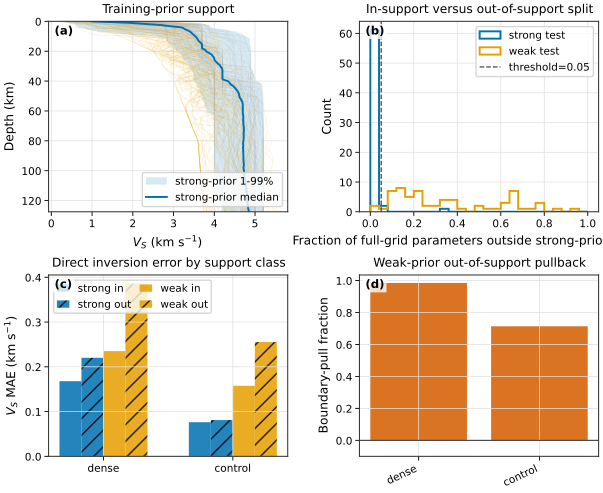

Python code for this plot:
#!/usr/bin/env python3
# -*- coding: utf-8 -*-
"""
Prior-support diagnostic for the surface-wave posterior sampler.

The diagnostic separates three questions that are easy to conflate in the
manuscript:

1. What model-space envelope is implied by the strong tectonic training prior?
2. How do direct amortized inversion models behave on samples inside and outside
   that envelope?
3. Which additional checkpoints are required before claiming a strong-prior
   versus weak-prior or forward-control inversion comparison?

Run on this workstation, for example:

OMP_NUM_THREADS=1 MKL_NUM_THREADS=1 KMP_DUPLICATE_LIB_OK=TRUE \
  /Users/anaconda3/bin/python overleaf_inversion_paper/disp_inv_scripts/prior_boundary_diagnostic.py --quick
"""

from __future__ import annotations

import argparse
import importlib.util
import inspect
import json
import os
import sys
from datetime import datetime, timezone
from pathlib import Path
from typing import Any, Dict, Iterable, List, Optional, Tuple

os.environ.setdefault("OMP_NUM_THREADS", "1")
os.environ.setdefault("MKL_NUM_THREADS", "1")
os.environ.setdefault("KMP_DUPLICATE_LIB_OK", "TRUE")

import matplotlib.pyplot as plt
import numpy as np
import torch


SCRIPTS = Path(__file__).resolve().parent
OVERLEAF = SCRIPTS.parent
ROOT = OVERLEAF.parent
FIG_DIR = OVERLEAF / "figures"
FIG_DIR.mkdir(parents=True, exist_ok=True)
DIAG_DIR = SCRIPTS / "prior_boundary_diagnostic_outputs"

if str(ROOT) not in sys.path:
    sys.path.insert(0, str(ROOT))


PDF_METADATA = {
    "Creator": "prior_boundary_diagnostic.py",
    "CreationDate": datetime(2026, 6, 4, tzinfo=timezone.utc),
    "ModDate": datetime(2026, 6, 4, tzinfo=timezone.utc),
}

COLORS = {
    "blue": "#0072B2",
    "orange": "#E69F00",
    "green": "#009E73",
    "vermillion": "#D55E00",
    "purple": "#CC79A7",
    "gray": "#6E6E6E",
    "black": "#111111",
}

plt.rcParams.update(
    {
        "font.family": "DejaVu Sans",
        "font.size": 8.5,
        "axes.labelsize": 8.8,
        "axes.titlesize": 8.8,
        "xtick.labelsize": 7.6,
        "ytick.labelsize": 7.6,
        "legend.fontsize": 7.5,
        "axes.linewidth": 0.75,
        "lines.linewidth": 1.25,
        "xtick.major.width": 0.65,
        "ytick.major.width": 0.65,
        "pdf.fonttype": 42,
        "ps.fonttype": 42,
    }
)


def style_axis(ax, grid: bool = True) -> None:
    ax.tick_params(direction="out", length=3.0, width=0.65, pad=2)
    for spine in ax.spines.values():
        spine.set_linewidth(0.75)
        spine.set_color("0.2")
    if grid:
        ax.grid(color="0.88", lw=0.55, alpha=1.0)


def panel_label(ax, label: str, text: Optional[str] = None) -> None:
    body = f"({label})" if text is None else f"({label}) {text}"
    ax.text(
        0.025,
        0.975,
        body,
        transform=ax.transAxes,
        ha="left",
        va="top",
        fontsize=8.4,
        fontweight="bold",
        bbox=dict(facecolor="white", edgecolor="none", alpha=0.78, pad=1.5),
        zorder=10,
    )


def load_module(name: str, path: Path):
    spec = importlib.util.spec_from_file_location(name, path)
    if spec is None or spec.loader is None:
        raise ImportError(f"Cannot import {name} from {path}")
    module = importlib.util.module_from_spec(spec)
    sys.modules[name] = module
    spec.loader.exec_module(module)
    return module


def select_device(requested: str) -> torch.device:
    if requested != "auto":
        return torch.device(requested)
    if torch.backends.mps.is_available():
        return torch.device("mps")
    if torch.cuda.is_available():
        return torch.device("cuda")
    return torch.device("cpu")


def collect_dataset(
    dataset_module,
    n: int,
    seed: int,
    z_max_km: float = 150.0,
    z_max_num: int = 256,
    dz_km: float = 0.5,
    max_scan_factor: int = 20,
) -> Tuple[torch.Tensor, torch.Tensor, torch.Tensor]:
    ds = dataset_module.SurfaceWaveDataset(
        n_samples=max(n * max_scan_factor, n),
        z_max_km=z_max_km,
        z_max_num=z_max_num,
        dz_km=dz_km,
        seed=seed,
    )
    models, disps, masks = [], [], []
    idx = 0
    while len(models) < n and idx < len(ds):
        try:
            model, disp, mask = ds[idx]
        except Exception:
            idx += 1
            continue
        models.append(model)
        disps.append(disp)
        masks.append(mask)
        idx += 1
    if len(models) < n:
        raise RuntimeError(f"Only collected {len(models)} valid samples out of requested n={n}.")
    return torch.stack(models), torch.stack(disps), torch.stack(masks)


def restore_direct_model(module, ckpt_path: Path, device: torch.device):
    ckpt = torch.load(ckpt_path, map_location="cpu")
    cfg = ckpt.get("config", {})
    init_sig = inspect.signature(module.Disp2StructCRF.__init__)
    kwargs: Dict[str, Any] = {
        "H": int(len(ckpt["depth_grid"])),
        "T": 59,
        "profile_channels": 3,
        "cond_base_channels": int(cfg.get("cond_base_channels", 64)),
        "cond_dim": int(cfg.get("cond_dim", 256)),
        "flow_hidden": int(cfg.get("flow_hidden", 1024)),
        "time_dim": int(cfg.get("time_dim", 64)),
        "dropout": 0.0,
        "reference_profile": ckpt["reference_profile"],
        "profile_scale": ckpt["profile_scale"],
        "depth_grid": ckpt["depth_grid"],
        "period_minmax": tuple(float(x) for x in ckpt["period_minmax"].tolist()),
        "disp_mean": ckpt["disp_mean"],
        "disp_scale": ckpt["disp_scale"],
    }
    if "control_indices" in init_sig.parameters and "control_indices" in ckpt:
        kwargs["control_indices"] = ckpt["control_indices"]
    model = module.Disp2StructCRF(**kwargs)
    model.load_state_dict(ckpt["model"])
    model.to(device)
    model.eval()
    return model, ckpt


def roughness(profile: torch.Tensor) -> torch.Tensor:
    if profile.size(-1) < 3:
        return torch.zeros(profile.shape[:-1], dtype=profile.dtype, device=profile.device)
    d2 = profile[..., 2:] - 2.0 * profile[..., 1:-1] + profile[..., :-2]
    return d2.abs().mean(dim=-1)


def make_envelope(prior_profiles: torch.Tensor, lo_q: float, hi_q: float) -> Dict[str, torch.Tensor]:
    return {
        "lo": torch.quantile(prior_profiles, lo_q, dim=0),
        "hi": torch.quantile(prior_profiles, hi_q, dim=0),
        "median": torch.quantile(prior_profiles, 0.50, dim=0),
        "mean": prior_profiles.mean(dim=0),
        "std": prior_profiles.std(dim=0, unbiased=False),
    }


def support_scores(profiles: torch.Tensor, envelope: Dict[str, torch.Tensor]) -> Dict[str, torch.Tensor]:
    lo = envelope["lo"].to(profiles.device)
    hi = envelope["hi"].to(profiles.device)
    span = (hi - lo).clamp_min(1.0e-6)
    below = (lo.unsqueeze(0) - profiles).clamp_min(0.0) / span.unsqueeze(0)
    above = (profiles - hi.unsqueeze(0)).clamp_min(0.0) / span.unsqueeze(0)
    violation = below + above
    outside = violation > 0.0
    return {
        "outside_fraction": outside.float().mean(dim=(1, 2)),
        "outside_fraction_vs": outside[:, 1, :].float().mean(dim=1),
        "mean_violation": violation.mean(dim=(1, 2)),
        "mean_violation_vs": violation[:, 1, :].mean(dim=1),
    }


def prior_pull_metrics(
    pred: torch.Tensor,
    target: torch.Tensor,
    envelope: Dict[str, torch.Tensor],
) -> Dict[str, float]:
    lo = envelope["lo"].to(target.device).unsqueeze(0)
    hi = envelope["hi"].to(target.device).unsqueeze(0)
    target_outside = (target < lo) | (target > hi)
    if int(target_outside.sum().item()) == 0:
        return {
            "target_outside_count": 0.0,
            "pred_inside_given_target_outside": float("nan"),
            "mean_abs_target_violation": float("nan"),
            "mean_abs_pred_violation": float("nan"),
            "boundary_pull_fraction": float("nan"),
        }

    target_violation = torch.where(target < lo, lo - target, torch.where(target > hi, target - hi, torch.zeros_like(target)))
    pred_violation = torch.where(pred < lo, lo - pred, torch.where(pred > hi, pred - hi, torch.zeros_like(pred)))
    target_abs = target_violation[target_outside].abs()
    pred_abs = pred_violation[target_outside].abs()
    pred_inside = ((pred >= lo) & (pred <= hi) & target_outside).float().sum() / target_outside.float().sum()
    ratio = pred_abs.mean() / target_abs.mean().clamp_min(1.0e-8)
    return {
        "target_outside_count": float(target_outside.float().sum().item()),
        "pred_inside_given_target_outside": float(pred_inside.item()),
        "mean_abs_target_violation": float(target_abs.mean().item()),
        "mean_abs_pred_violation": float(pred_abs.mean().item()),
        "boundary_pull_fraction": float((1.0 - ratio).clamp(min=-10.0, max=10.0).item()),
    }


def summarize_prediction(
    pred: torch.Tensor,
    samples: torch.Tensor,
    target: torch.Tensor,
    support: Dict[str, torch.Tensor],
    envelope: Dict[str, torch.Tensor],
    in_support_threshold: float,
) -> Dict[str, Any]:
    groups = {
        "all": torch.ones(target.size(0), dtype=torch.bool),
        "inside_strong_prior_envelope": support["outside_fraction"] <= in_support_threshold,
        "outside_strong_prior_envelope": support["outside_fraction"] > in_support_threshold,
    }
    out: Dict[str, Any] = {}
    abs_err = (pred - target).abs()
    sq_err = (pred - target).pow(2)
    coverage = {}
    if samples.numel() > 0 and samples.size(1) >= 2:
        qlo = torch.quantile(samples, 0.16, dim=1)
        qhi = torch.quantile(samples, 0.84, dim=1)
        coverage_tensor = ((target >= qlo) & (target <= qhi)).float()
    else:
        coverage_tensor = torch.full_like(target, float("nan"))

    for name, mask in groups.items():
        n = int(mask.sum().item())
        if n == 0:
            out[name] = {"n": 0}
            coverage[name] = {"n": 0}
            continue
        mae = abs_err[mask].mean(dim=(0, 2))
        rmse = sq_err[mask].mean(dim=(0, 2)).sqrt()
        rough = roughness(pred[mask]).mean(dim=0)
        cov = coverage_tensor[mask].mean(dim=(0, 2))
        pull = prior_pull_metrics(pred[mask], target[mask], envelope)
        out[name] = {
            "n": n,
            "mae": {
                "Vp": float(mae[0].item()),
                "Vs": float(mae[1].item()),
                "rho": float(mae[2].item()),
                "mean": float(mae.mean().item()),
            },
            "rmse": {
                "Vp": float(rmse[0].item()),
                "Vs": float(rmse[1].item()),
                "rho": float(rmse[2].item()),
                "mean": float(rmse.mean().item()),
            },
            "roughness": {
                "Vp": float(rough[0].item()),
                "Vs": float(rough[1].item()),
                "rho": float(rough[2].item()),
                "mean": float(rough.mean().item()),
            },
            "coverage_16_84": {
                "Vp": float(cov[0].item()),
                "Vs": float(cov[1].item()),
                "rho": float(cov[2].item()),
                "mean": float(cov.mean().item()),
            },
            "prior_pull": pull,
        }
    return out


@torch.no_grad()
def sample_model(
    model,
    disp: torch.Tensor,
    mask: torch.Tensor,
    device: torch.device,
    batch_size: int,
    num_samples: int,
    num_steps: int,
    temperature: float,
) -> Tuple[torch.Tensor, torch.Tensor]:
    medians: List[torch.Tensor] = []
    samples: List[torch.Tensor] = []
    for start in range(0, disp.size(0), batch_size):
        stop = min(start + batch_size, disp.size(0))
        disp_b = disp[start:stop].to(device)
        mask_b = mask[start:stop].to(device)
        out = model.predict(
            disp_b,
            mask_b,
            num_samples=num_samples,
            num_steps=num_steps,
            temperature=temperature,
            reduce="median",
        )
        medians.append(out["profile_mu"].detach().cpu())
        samples.append(out["profile_samples"].detach().cpu())
    return torch.cat(medians, dim=0), torch.cat(samples, dim=0)


def serializable_support_summary(support: Dict[str, torch.Tensor]) -> Dict[str, float]:
    return {
        "outside_fraction_mean": float(support["outside_fraction"].mean().item()),
        "outside_fraction_median": float(support["outside_fraction"].median().item()),
        "outside_fraction_vs_mean": float(support["outside_fraction_vs"].mean().item()),
        "outside_fraction_vs_median": float(support["outside_fraction_vs"].median().item()),
        "mean_violation_mean": float(support["mean_violation"].mean().item()),
        "mean_violation_vs_mean": float(support["mean_violation_vs"].mean().item()),
    }


def plot_diagnostic(
    result: Dict[str, Any],
    envelope: Dict[str, torch.Tensor],
    prior_profiles: Dict[str, torch.Tensor],
    out_path: Path,
) -> None:
    depth = result["depth_grid_km"]
    depth_arr = np.asarray(depth, dtype=float)
    lo_vs = envelope["lo"][1].numpy()
    hi_vs = envelope["hi"][1].numpy()
    med_vs = envelope["median"][1].numpy()

    fig = plt.figure(figsize=(7.1, 5.65))
    gs = fig.add_gridspec(2, 2, height_ratios=[1.05, 1.0], wspace=0.30, hspace=0.34)
    ax0 = fig.add_subplot(gs[0, 0])
    ax1 = fig.add_subplot(gs[0, 1])
    ax2 = fig.add_subplot(gs[1, 0])
    ax3 = fig.add_subplot(gs[1, 1])

    strong = prior_profiles["strong"][:, 1, :].numpy()
    weak = prior_profiles["weak"][:, 1, :].numpy()
    for row in strong[: min(80, strong.shape[0])]:
        ax0.plot(row, depth_arr, color="0.72", lw=0.45, alpha=0.20)
    for row in weak[: min(80, weak.shape[0])]:
        ax0.plot(row, depth_arr, color=COLORS["orange"], lw=0.45, alpha=0.12)
    ax0.fill_betweenx(depth_arr, lo_vs, hi_vs, color=COLORS["blue"], alpha=0.16, lw=0, label="strong-prior 1-99%")
    ax0.plot(med_vs, depth_arr, color=COLORS["blue"], lw=1.4, label="strong-prior median")
    ax0.set_xlabel(r"$V_S$ (km s$^{-1}$)")
    ax0.set_ylabel("Depth (km)")
    ax0.set_ylim(depth_arr[-1], depth_arr[0])
    ax0.set_title("Training-prior support")
    style_axis(ax0)
    ax0.legend(loc="lower right", frameon=True, borderpad=0.35)
    panel_label(ax0, "a")

    bins = np.linspace(0, 1.0, 26)
    for family, color, label in [
        ("strong", COLORS["blue"], "strong test"),
        ("weak", COLORS["orange"], "weak test"),
    ]:
        values = np.asarray(result["test_sets"][family]["support"]["outside_fraction"], dtype=float)
        ax1.hist(values, bins=bins, histtype="step", lw=1.4, color=color, density=False, label=label)
    thr = float(result["settings"]["in_support_threshold"])
    ax1.axvline(thr, color="0.25", lw=0.9, ls="--", label=f"threshold={thr:g}")
    ax1.set_xlabel("Fraction of full-grid parameters outside strong-prior envelope")
    ax1.set_ylabel("Count")
    ax1.set_title("In-support versus out-of-support split")
    style_axis(ax1)
    ax1.legend(loc="upper right", frameon=True, borderpad=0.35)
    panel_label(ax1, "b")

    direct = result.get("direct_models", {})
    rows = []
    for model_name, model_result in direct.items():
        if model_result.get("status") != "ok":
            continue
        for family in ["strong", "weak"]:
            fam_result = model_result["test_sets"].get(family)
            if not fam_result:
                continue
            summary = fam_result["summary"]
            for group, group_label in [
                ("inside_strong_prior_envelope", "inside"),
                ("outside_strong_prior_envelope", "outside"),
            ]:
                if summary.get(group, {}).get("n", 0) == 0:
                    continue
                rows.append(
                    {
                        "model": model_result["short_label"],
                        "family": family,
                        "group": group_label,
                        "vs_mae": summary[group]["mae"]["Vs"],
                        "pull": summary[group]["prior_pull"]["boundary_pull_fraction"],
                    }
                )

    if rows:
        models = list(dict.fromkeys(r["model"] for r in rows))
        conditions = [
            ("strong", "inside", "strong in", COLORS["blue"], ""),
            ("strong", "outside", "strong out", COLORS["blue"], "//"),
            ("weak", "inside", "weak in", COLORS["orange"], ""),
            ("weak", "outside", "weak out", COLORS["orange"], "//"),
        ]
        lookup = {(r["model"], r["family"], r["group"]): r for r in rows}
        x = np.arange(len(models), dtype=float)
        width = 0.17
        offsets = (np.arange(len(conditions)) - (len(conditions) - 1) / 2.0) * width
        for offset, (family, group, label, color, hatch) in zip(offsets, conditions):
            heights = [
                lookup.get((model, family, group), {}).get("vs_mae", np.nan)
                for model in models
            ]
            ax2.bar(x + offset, heights, width=width, color=color, alpha=0.86, hatch=hatch, label=label)
        ax2.set_xticks(x)
        ax2.set_xticklabels(models)
        ax2.set_ylabel(r"$V_S$ MAE (km s$^{-1}$)")
        ax2.set_title("Direct inversion error by support class")
        ax2.legend(loc="upper left", frameon=True, borderpad=0.30, ncol=2, columnspacing=0.8, handlelength=1.2)
    else:
        ax2.text(0.5, 0.5, "No direct-model results", ha="center", va="center", transform=ax2.transAxes)
        ax2.set_xticks([])
        ax2.set_yticks([])
    style_axis(ax2)
    panel_label(ax2, "c")

    pull_rows = [r for r in rows if r["family"] == "weak" and r["group"] == "outside" and np.isfinite(r["pull"])]
    if pull_rows:
        x = np.arange(len(pull_rows))
        ax3.bar(x, [r["pull"] for r in pull_rows], color=COLORS["vermillion"], alpha=0.86)
        ax3.axhline(0.0, color="0.25", lw=0.8)
        ax3.set_xticks(x)
        ax3.set_xticklabels([r["model"] for r in pull_rows], rotation=25, ha="right")
        ax3.set_ylabel("Boundary-pull fraction")
        ax3.set_ylim(min(-0.1, min(r["pull"] for r in pull_rows) - 0.05), max(1.0, max(r["pull"] for r in pull_rows) + 0.05))
        ax3.set_title("Weak-prior out-of-support pullback")
    else:
        ax3.text(0.5, 0.5, "No weak out-of-support pull metric", ha="center", va="center", transform=ax3.transAxes)
        ax3.set_xticks([])
        ax3.set_yticks([])
    style_axis(ax3)
    panel_label(ax3, "d")

    fig.savefig(out_path, dpi=300, bbox_inches="tight", pad_inches=0.035, metadata=PDF_METADATA)
    plt.close(fig)


def tensor_list(values: torch.Tensor) -> List[float]:
    return [float(x) for x in values.detach().cpu().reshape(-1).tolist()]


def parse_args() -> argparse.Namespace:
    parser = argparse.ArgumentParser(description="Evaluate prior-boundary behavior of direct inversion samplers.")
    parser.add_argument("--n-prior", type=int, default=512, help="Samples used to estimate the strong-prior envelope.")
    parser.add_argument("--n-eval", type=int, default=64, help="Strong and weak test samples used for inversion diagnostics.")
    parser.add_argument("--num-samples", type=int, default=8, help="Posterior samples per example.")
    parser.add_argument("--num-steps", type=int, default=16, help="Euler steps for rectified-flow sampling.")
    parser.add_argument("--batch-size", type=int, default=4, help="Batch size for direct-model sampling.")
    parser.add_argument("--seed", type=int, default=2026)
    parser.add_argument("--device", default="auto")
    parser.add_argument("--temperature", type=float, default=1.0)
    parser.add_argument("--lo-q", type=float, default=0.01)
    parser.add_argument("--hi-q", type=float, default=0.99)
    parser.add_argument("--in-support-threshold", type=float, default=0.05)
    parser.add_argument("--quick", action="store_true", help="Small smoke-test run.")
    parser.add_argument("--out-json", default=str(DIAG_DIR / "prior_boundary_diagnostic.json"))
    parser.add_argument("--out-figure", default=str(DIAG_DIR / "prior_boundary_diagnostic.pdf"))
    parser.add_argument("--dense-strong-ckpt", default=str(ROOT / "ckpt/disp2struct_crf.v1.1/best.pt"))
    parser.add_argument("--control-strong-ckpt", default=str(ROOT / "ckpt/disp2struct_crf.v1.2_cp/best.pt"))
    parser.add_argument("--dense-weak-ckpt", default=str(ROOT / "ckpt/disp2struct_crf.v1.1_weak/best.pt"))
    parser.add_argument("--control-weak-ckpt", default=str(ROOT / "ckpt/disp2struct_crf.v1.2_cp_weak/best.pt"))
    parser.add_argument("--forward-ckpt", default=str(ROOT / "ckpt/struct2disp_transformer.v1.1.pt"))
    return parser.parse_args()


def main() -> None:
    args = parse_args()
    if args.quick:
        args.n_prior = min(args.n_prior, 128)
        args.n_eval = min(args.n_eval, 12)
        args.num_samples = min(args.num_samples, 4)
        args.num_steps = min(args.num_steps, 8)
        args.batch_size = min(args.batch_size, 2)

    device = select_device(args.device)
    print(f"[device] {device}")

    strong_data_mod = load_module("strong_prior_data", ROOT / "utils/generate_data.py")
    weak_data_mod = load_module("weak_prior_data", ROOT / "utils/generate_data_weak_prior.py")

    dense_mod = load_module("disp_inv_v11", ROOT / "disp_inv_train.v1.1.py")
    control_mod = load_module("disp_inv_v12", ROOT / "disp_inv_train.v1.2.py")

    print(f"[collect] strong prior envelope n={args.n_prior}")
    strong_prior_models, _, _ = collect_dataset(strong_data_mod, args.n_prior, seed=args.seed + 10_000)
    strong_prior_profiles = strong_prior_models[:, 1:4, :]
    envelope = make_envelope(strong_prior_profiles, args.lo_q, args.hi_q)

    print(f"[collect] strong/weak evaluation sets n={args.n_eval}")
    strong_models, strong_disp, strong_mask = collect_dataset(strong_data_mod, args.n_eval, seed=args.seed + 20_000)
    weak_models, weak_disp, weak_mask = collect_dataset(weak_data_mod, args.n_eval, seed=args.seed + 30_000)

    test_data = {
        "strong": {
            "models": strong_models,
            "disp": strong_disp,
            "mask": strong_mask,
            "target": strong_models[:, 1:4, :],
        },
        "weak": {
            "models": weak_models,
            "disp": weak_disp,
            "mask": weak_mask,
            "target": weak_models[:, 1:4, :],
        },
    }

    support_by_family = {
        family: support_scores(data["target"], envelope)
        for family, data in test_data.items()
    }

    direct_specs = [
        {
            "name": "dense_strong_checkpoint",
            "short_label": "dense",
            "module": dense_mod,
            "ckpt": Path(args.dense_strong_ckpt),
            "training_prior": "strong",
        },
        {
            "name": "control_strong_checkpoint",
            "short_label": "control",
            "module": control_mod,
            "ckpt": Path(args.control_strong_ckpt),
            "training_prior": "strong",
        },
        {
            "name": "dense_weak_checkpoint",
            "short_label": "dense-weak",
            "module": dense_mod,
            "ckpt": Path(args.dense_weak_ckpt),
            "training_prior": "weak",
        },
        {
            "name": "control_weak_checkpoint",
            "short_label": "control-weak",
            "module": control_mod,
            "ckpt": Path(args.control_weak_ckpt),
            "training_prior": "weak",
        },
    ]

    direct_results: Dict[str, Any] = {}
    for spec in direct_specs:
        if not spec["ckpt"].exists():
            direct_results[spec["name"]] = {
                "status": "skipped",
                "reason": f"checkpoint not found: {spec['ckpt']}",
                "short_label": spec["short_label"],
                "training_prior": spec["training_prior"],
            }
            print(f"[skip] {spec['name']} missing checkpoint")
            continue

        print(f"[eval] {spec['name']} -> {spec['ckpt']}")
        model, ckpt = restore_direct_model(spec["module"], spec["ckpt"], device=device)
        family_results = {}
        for family, data in test_data.items():
            pred, samples = sample_model(
                model,
                data["disp"],
                data["mask"],
                device=device,
                batch_size=args.batch_size,
                num_samples=args.num_samples,
                num_steps=args.num_steps,
                temperature=args.temperature,
            )
            summary = summarize_prediction(
                pred=pred,
                samples=samples,
                target=data["target"],
                support=support_by_family[family],
                envelope=envelope,
                in_support_threshold=args.in_support_threshold,
            )
            family_results[family] = {"summary": summary}
        direct_results[spec["name"]] = {
            "status": "ok",
            "short_label": spec["short_label"],
            "training_prior": spec["training_prior"],
            "checkpoint": str(spec["ckpt"]),
            "checkpoint_config": ckpt.get("config", {}),
            "test_sets": family_results,
        }
        del model
        if device.type == "mps":
            torch.mps.empty_cache()
        elif device.type == "cuda":
            torch.cuda.empty_cache()

    result: Dict[str, Any] = {
        "created_utc": datetime.now(timezone.utc).isoformat(),
        "settings": {
            "n_prior": args.n_prior,
            "n_eval": args.n_eval,
            "num_samples": args.num_samples,
            "num_steps": args.num_steps,
            "batch_size": args.batch_size,
            "device": str(device),
            "temperature": args.temperature,
            "strong_prior_envelope_quantiles": [args.lo_q, args.hi_q],
            "in_support_threshold": args.in_support_threshold,
        },
        "interpretation": {
            "learned_quantity": (
                "The evaluated direct models are posterior surrogates under their training prior-predictive "
                "distribution. Existing local checkpoints are strong-prior checkpoints unless a weak-prior "
                "checkpoint path is supplied."
            ),
            "boundary_pull_fraction": (
                "Computed on target nodes outside the strong-prior envelope. Values near 1 indicate that "
                "predictions are pulled back inside the strong-prior envelope; values near 0 indicate that "
                "predicted out-of-envelope magnitude matches the target out-of-envelope magnitude."
            ),
        },
        "depth_grid_km": tensor_list(strong_prior_models[0, 0, :]),
        "test_sets": {},
        "direct_models": direct_results,
        "forward_control_point": {
            "status": "skipped",
            "reason": (
                "Forward control-point inversion requires a trained struct2disp checkpoint. "
                f"Expected path: {args.forward_ckpt}"
                if not Path(args.forward_ckpt).exists()
                else "Checkpoint exists, but this diagnostic records direct-model prior support only unless a "
                "forward-control benchmark is added explicitly."
            ),
            "checkpoint_exists": Path(args.forward_ckpt).exists(),
            "checkpoint": args.forward_ckpt,
        },
    }

    for family, data in test_data.items():
        support = support_by_family[family]
        result["test_sets"][family] = {
            "n": int(data["target"].size(0)),
            "support_summary": serializable_support_summary(support),
            "support": {
                "outside_fraction": tensor_list(support["outside_fraction"]),
                "outside_fraction_vs": tensor_list(support["outside_fraction_vs"]),
                "mean_violation": tensor_list(support["mean_violation"]),
                "mean_violation_vs": tensor_list(support["mean_violation_vs"]),
            },
        }

    out_json = Path(args.out_json)
    out_json.parent.mkdir(parents=True, exist_ok=True)
    out_json.write_text(json.dumps(result, indent=2), encoding="utf-8")
    print(f"[write] {out_json}")

    plot_diagnostic(
        result=result,
        envelope=envelope,
        prior_profiles={
            "strong": strong_prior_profiles,
            "weak": test_data["weak"]["target"],
        },
        out_path=Path(args.out_figure),
    )
    print(f"[write] {args.out_figure}")

    print(json.dumps({k: result["test_sets"][k]["support_summary"] for k in ["strong", "weak"]}, indent=2))


if __name__ == "__main__":
    main()
